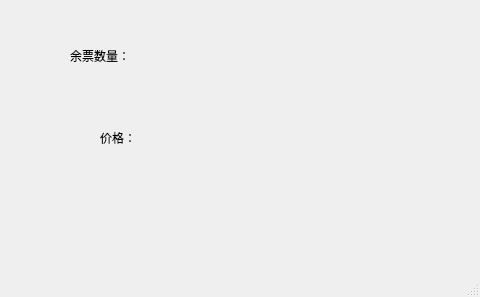
<?xml version="1.0" encoding="UTF-8"?>
<ui version="4.0">
 <class>restticket</class>
 <widget class="QMainWindow" name="restticket">
  <property name="geometry">
   <rect>
    <x>0</x>
    <y>0</y>
    <width>480</width>
    <height>297</height>
   </rect>
  </property>
  <property name="windowTitle">
   <string>MainWindow</string>
  </property>
  <widget class="QWidget" name="centralwidget">
   <widget class="QLabel" name="label">
    <property name="geometry">
     <rect>
      <x>70</x>
      <y>40</y>
      <width>91</width>
      <height>31</height>
     </rect>
    </property>
    <property name="text">
     <string>余票数量：</string>
    </property>
   </widget>
   <widget class="QLabel" name="label_2">
    <property name="geometry">
     <rect>
      <x>100</x>
      <y>130</y>
      <width>72</width>
      <height>15</height>
     </rect>
    </property>
    <property name="text">
     <string>价格：</string>
    </property>
   </widget>
  </widget>
  <widget class="QStatusBar" name="statusbar"/>
 </widget>
 <resources/>
 <connections/>
</ui>
